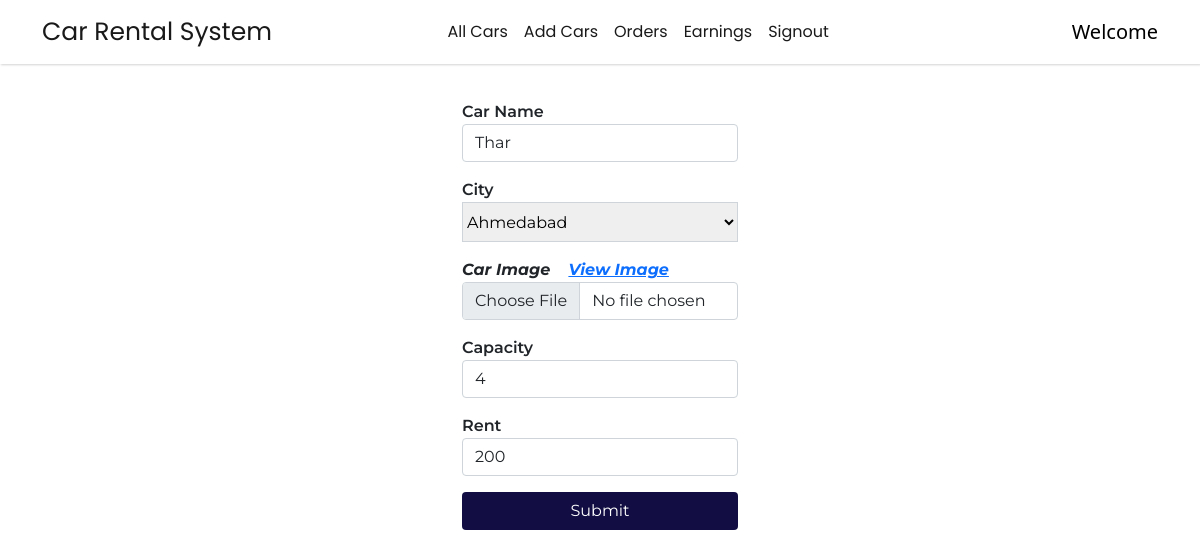
The app's page /update_car/12 with its own data.
### app1/models.py (models this page shows, shortened)
class Car(models.Model):
    car_dealer = models.ForeignKey(CarDealer, on_delete=models.PROTECT)
    name = models.CharField(max_length=50)
    image = models.ImageField(upload_to="")
    capacity = models.CharField(max_length=2)
    location = models.CharField(max_length=20)
    is_available = models.BooleanField(default=True)
    rent = models.CharField(max_length=10, blank=True)

### app1/views.py (the view, shortened to what this page needs)
# urls.py: path("update_car/<int:pk>", views.update_car, name="updateCar"),
def update_car(request,pk):
    location = Location.objects.all()
    car = Car.objects.get(pk=pk)
    return render(request,'update_car.html',{'car':car,'l':location})

### app1/templates/update_car.html (shortened to what this page needs)
{% extends 'car_dealer_navbar.html' %}
{% load static %}
{% block css %}
<link rel="stylesheet" href="{% static 'css/update-car.css' %}">
{% endblock %}
{% block body %}
<section class="update-car">
    <div class="container">
        {% if car %}
        <form method="POST" enctype="multipart/form-data">
            <div class="row mt-2">
                <div class="form-group col-md-12">
                    <label>Car Name</label>
                    <input type="text" class="form-control" name="car_name" value="{{car.name}}" placeholder="Name of the Car">
                </div>
            </div>
            <div class="row mt-3">
                <div class="form-group col-md-12">
                    <label>City</label><br />
                    <select name="city">
                        <option value="{{car.location}}">{{car.location}}</option>
                    </select>
                </div>
            </div>
            <div class="row mt-3">
                <div class="form-group col-md-12">
                    <label><i style="font-weight: bold;" name="image">Car Image &nbsp;&nbsp;&nbsp;<a href="/media/{{car.image}}/">View Image</a></i></label>
                    <input type="file" class="form-control" value="{{car.image}}" name="image">
                </div>
            </div>
            <div class="row mt-3">
                <div class="form-group col-md-12">
                    <label>Capacity</label>
                    <input type="number" class="form-control" name="capacity" value="{{car.capacity}}" placeholder="Number of Seats">
                </div>
            </div>
            <div class="row mt-3">
                <div class="form-group col-md-12">
                    <label>Rent</label>
                    <input type="number" class="form-control" name="rent" value="{{car.rent}}" placeholder="Rent (per day)">
                </div>
            </div>
            <button type="submit" class="btn mt-3">Submit</button>
        </form>
        {% endif %}
    </div>
</section>
{% endblock %}

### app1/static/css/update-car.css (style rules this page uses)
.update-car { width: 25%; margin: auto; font-family: var(--montserrat); }
.update-car .container { margin-top: 100px; }
.update-car label { font-weight: 600; }
.update-car select { width: 100%; height: 40px; border: 1px solid #ced4da; }
.update-car .btn { width: 100%; background-color: var(--main-color); color: var(--white-color); }

### app1/templates/car_dealer_navbar.html (style rules this page uses)
:root { --poppins: 'Poppins', sans-serif; --montserrat :'Montserrat', sans-serif; --main-color:#120E43; --white-color:#ffffff; }

### records on screen
Car: car_name "Thar", city "Ahmedabad", capacity "4", rent "200"
